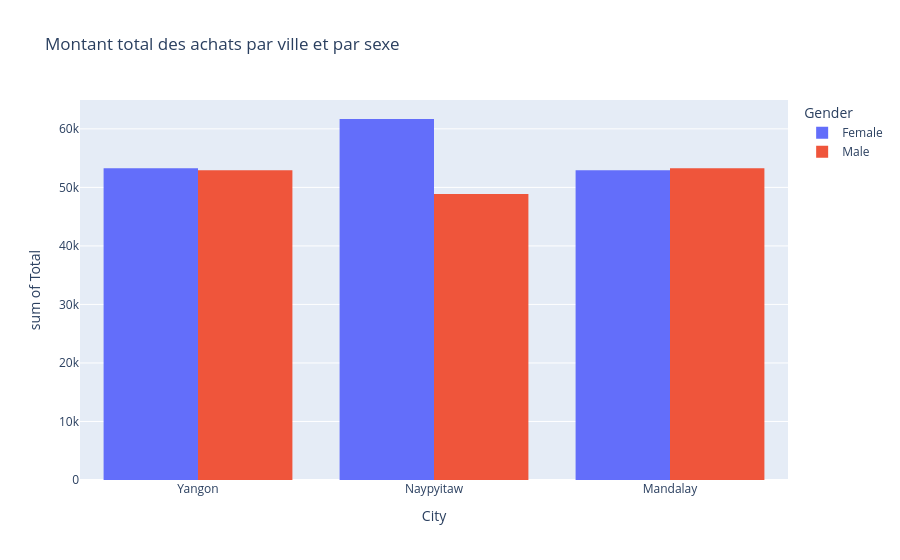

Write notebook code for a chart like this one.
### Code cell
histogramme.show()

### Figure 1 — Plotly figure (JSON) as saved in the notebook; plotly's stock layout.template omitted (floating-point values rounded to 4 significant figures; data arrays with more than 128 entries replaced by an {"elided": "..."} marker saying what was removed)
{"data": [{"alignmentgroup": "True", "bingroup": "x", "histfunc": "sum", "hovertemplate": "Gender=Female<br>City=%{x}<br>sum of Total=%{y}<extra></extra>", "legendgroup": "Female", "marker": {"color": "#636efa", "pattern": {"shape": ""}}, "name": "Female", "offsetgroup": "Female", "orientation": "v", "showlegend": true, "type": "histogram", "x": {"elided": "501 str values"}, "xaxis": "x", "y": {"elided": "501 float values"}, "yaxis": "y"}, {"alignmentgroup": "True", "bingroup": "x", "histfunc": "sum", "hovertemplate": "Gender=Male<br>City=%{x}<br>sum of Total=%{y}<extra></extra>", "legendgroup": "Male", "marker": {"color": "#EF553B", "pattern": {"shape": ""}}, "name": "Male", "offsetgroup": "Male", "orientation": "v", "showlegend": true, "type": "histogram", "x": {"elided": "499 str values"}, "xaxis": "x", "y": {"elided": "499 float values"}, "yaxis": "y"}], "layout": {"barmode": "group", "legend": {"title": {"text": "Gender"}, "tracegroupgap": 0}, "title": {"text": "Montant total des achats par ville et par sexe "}, "xaxis": {"anchor": "y", "domain": [0, 1], "title": {"text": "City"}}, "yaxis": {"anchor": "x", "domain": [0, 1], "title": {"text": "sum of Total"}}}}
